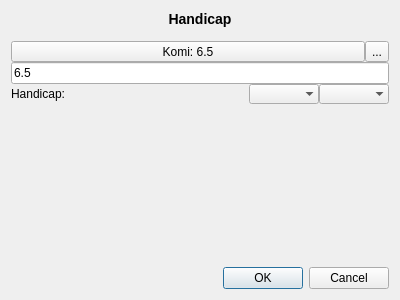
<?xml version="1.0" encoding="UTF-8"?>
<ui version="4.0">
 <class>HandicapSettings</class>
 <widget class="QDialog" name="HandicapSettings">
  <property name="geometry">
   <rect>
    <x>0</x>
    <y>0</y>
    <width>400</width>
    <height>300</height>
   </rect>
  </property>
  <property name="windowTitle">
   <string>Dialog</string>
  </property>
  <layout class="QVBoxLayout" name="verticalLayout_4">
   <item>
    <layout class="QVBoxLayout" name="verticalLayout_3">
     <property name="spacing">
      <number>0</number>
     </property>
     <item>
      <layout class="QVBoxLayout" name="verticalLayout_2">
       <property name="spacing">
        <number>0</number>
       </property>
       <item>
        <widget class="QLabel" name="titleLabel">
         <property name="frameShape">
          <enum>QFrame::NoFrame</enum>
         </property>
         <property name="frameShadow">
          <enum>QFrame::Plain</enum>
         </property>
         <property name="lineWidth">
          <number>0</number>
         </property>
         <property name="text">
          <string>&lt;h3&gt;&lt;b&gt;Handicap&lt;/b&gt;&lt;/h&gt;</string>
         </property>
         <property name="textFormat">
          <enum>Qt::RichText</enum>
         </property>
         <property name="alignment">
          <set>Qt::AlignCenter</set>
         </property>
        </widget>
       </item>
       <item>
        <widget class="QLabel" name="invisibleLabel">
         <property name="text">
          <string/>
         </property>
        </widget>
       </item>
      </layout>
     </item>
     <item>
      <layout class="QVBoxLayout" name="verticalLayout">
       <item>
        <layout class="QHBoxLayout" name="komiLayout">
         <property name="spacing">
          <number>0</number>
         </property>
         <item>
          <widget class="QToolButton" name="komiButton">
           <property name="sizePolicy">
            <sizepolicy hsizetype="MinimumExpanding" vsizetype="Fixed">
             <horstretch>10</horstretch>
             <verstretch>0</verstretch>
            </sizepolicy>
           </property>
           <property name="text">
            <string>Komi: 6.5</string>
           </property>
          </widget>
         </item>
         <item>
          <widget class="QToolButton" name="komiInputButton">
           <property name="text">
            <string>...</string>
           </property>
          </widget>
         </item>
        </layout>
       </item>
       <item>
        <widget class="QLineEdit" name="komiEdit">
         <property name="sizePolicy">
          <sizepolicy hsizetype="MinimumExpanding" vsizetype="Fixed">
           <horstretch>0</horstretch>
           <verstretch>0</verstretch>
          </sizepolicy>
         </property>
         <property name="inputMethodHints">
          <set>Qt::ImhDigitsOnly|Qt::ImhLowercaseOnly|Qt::ImhPreferNumbers</set>
         </property>
         <property name="text">
          <string>6.5</string>
         </property>
         <property name="maxLength">
          <number>4</number>
         </property>
        </widget>
       </item>
       <item>
        <layout class="QHBoxLayout" name="handicapLayout">
         <property name="spacing">
          <number>0</number>
         </property>
         <property name="sizeConstraint">
          <enum>QLayout::SetNoConstraint</enum>
         </property>
         <item>
          <widget class="QLabel" name="handicapLabel">
           <property name="text">
            <string>Handicap:</string>
           </property>
          </widget>
         </item>
         <item>
          <widget class="QComboBox" name="comboBox">
           <property name="sizePolicy">
            <sizepolicy hsizetype="Maximum" vsizetype="Fixed">
             <horstretch>0</horstretch>
             <verstretch>0</verstretch>
            </sizepolicy>
           </property>
           <property name="maxCount">
            <number>9</number>
           </property>
           <property name="sizeAdjustPolicy">
            <enum>QComboBox::AdjustToContentsOnFirstShow</enum>
           </property>
           <property name="frame">
            <bool>false</bool>
           </property>
          </widget>
         </item>
         <item>
          <widget class="QComboBox" name="comboBox_2">
           <property name="sizePolicy">
            <sizepolicy hsizetype="Maximum" vsizetype="Fixed">
             <horstretch>0</horstretch>
             <verstretch>0</verstretch>
            </sizepolicy>
           </property>
           <property name="currentIndex">
            <number>-1</number>
           </property>
           <property name="maxVisibleItems">
            <number>2</number>
           </property>
           <property name="maxCount">
            <number>2</number>
           </property>
           <property name="frame">
            <bool>false</bool>
           </property>
          </widget>
         </item>
        </layout>
       </item>
      </layout>
     </item>
     <item>
      <spacer name="verticalSpacer">
       <property name="orientation">
        <enum>Qt::Vertical</enum>
       </property>
       <property name="sizeType">
        <enum>QSizePolicy::MinimumExpanding</enum>
       </property>
       <property name="sizeHint" stdset="0">
        <size>
         <width>20</width>
         <height>40</height>
        </size>
       </property>
      </spacer>
     </item>
     <item>
      <widget class="QDialogButtonBox" name="buttonBox">
       <property name="orientation">
        <enum>Qt::Horizontal</enum>
       </property>
       <property name="standardButtons">
        <set>QDialogButtonBox::Cancel|QDialogButtonBox::Ok</set>
       </property>
      </widget>
     </item>
    </layout>
   </item>
  </layout>
 </widget>
 <resources/>
 <connections>
  <connection>
   <sender>buttonBox</sender>
   <signal>accepted()</signal>
   <receiver>HandicapSettings</receiver>
   <slot>accept()</slot>
   <hints>
    <hint type="sourcelabel">
     <x>248</x>
     <y>254</y>
    </hint>
    <hint type="destinationlabel">
     <x>157</x>
     <y>274</y>
    </hint>
   </hints>
  </connection>
  <connection>
   <sender>buttonBox</sender>
   <signal>rejected()</signal>
   <receiver>HandicapSettings</receiver>
   <slot>reject()</slot>
   <hints>
    <hint type="sourcelabel">
     <x>316</x>
     <y>260</y>
    </hint>
    <hint type="destinationlabel">
     <x>286</x>
     <y>274</y>
    </hint>
   </hints>
  </connection>
 </connections>
</ui>
